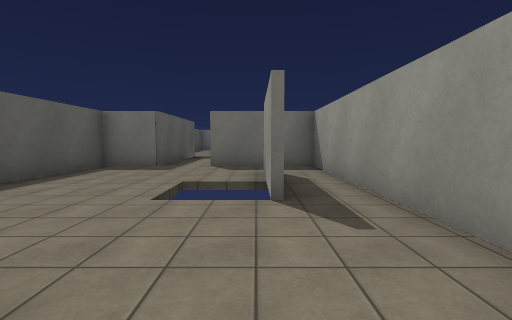
view 1 (above)

15 first-person views from a walk through a scene from a Unity 3-D project. The camera is 1.4 m above the floor, tilts 4° down and sees 85° across. The floor is counted in squares, 2 m on a side. Each view is taken from the middle of a square. On the plan, view 1 faces up. The plan holds only what a view shows up to about 9 squares ahead; the rest is blank. The place goes on beyond the plan. The player character is not drawn. Some animated figures are not drawn. Surface patterns are stand-ins for the level's own textures.

view 2
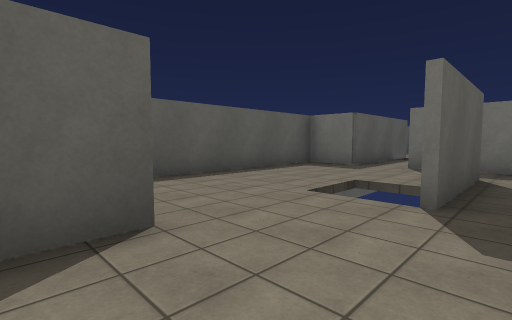

view 3
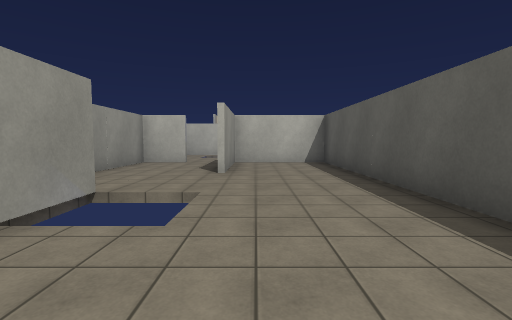

view 4
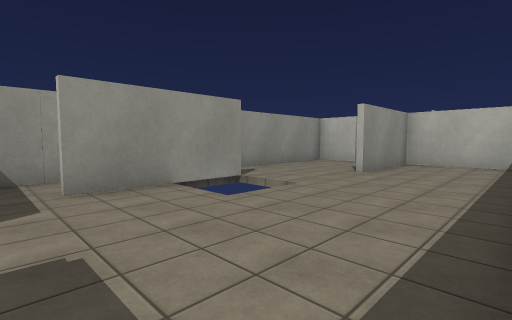

view 5
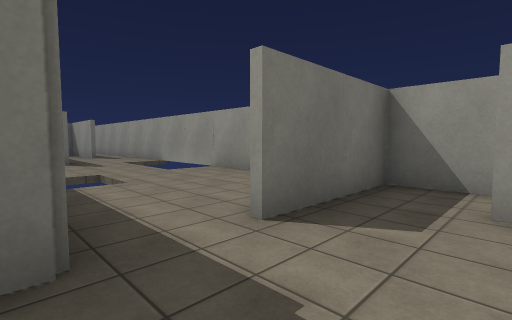

view 6
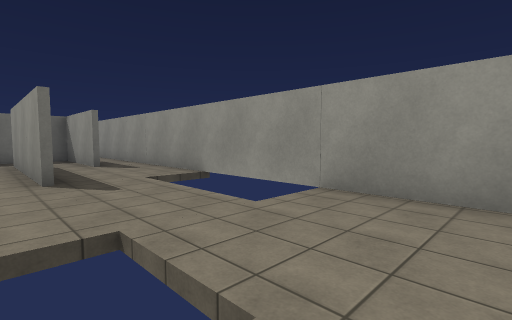

view 7
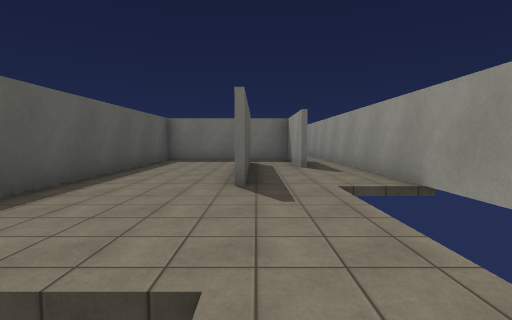

view 8
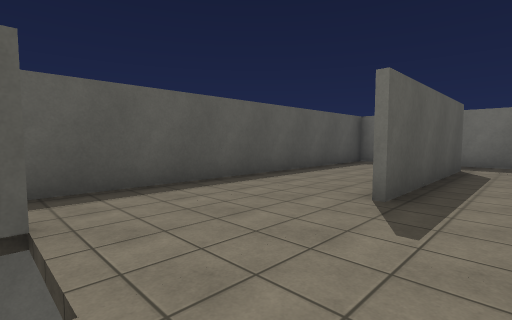

view 9
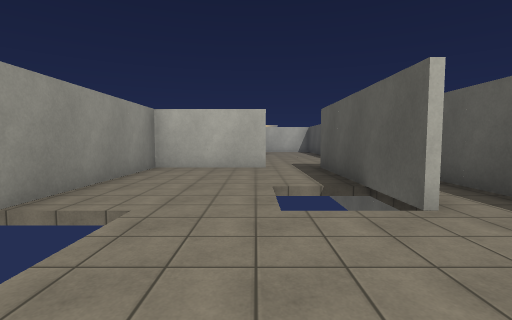

view 10
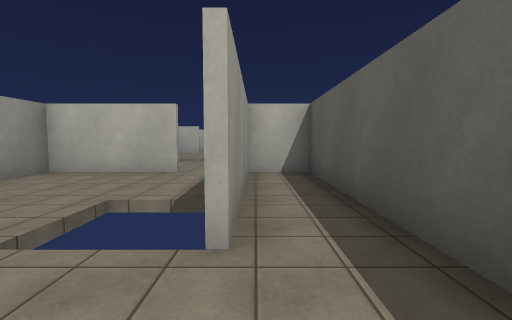

view 11
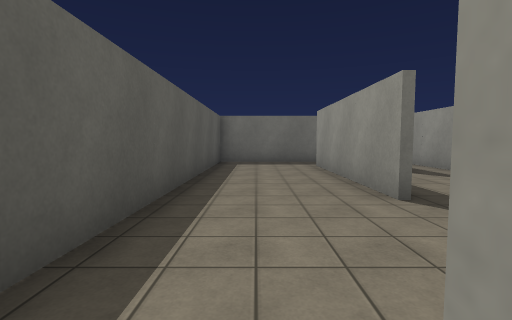

view 12
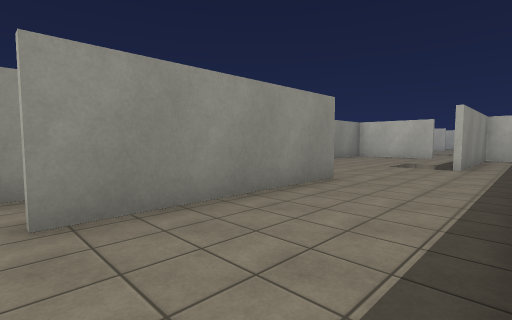

view 13
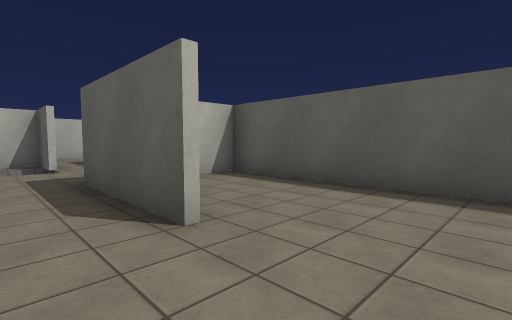

view 14
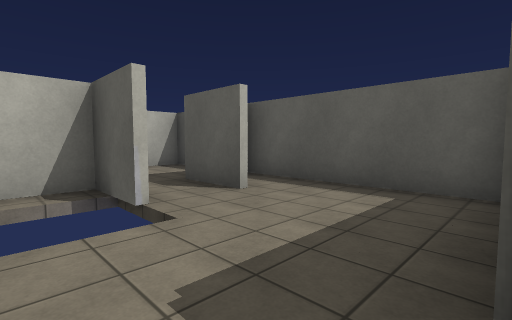

view 15
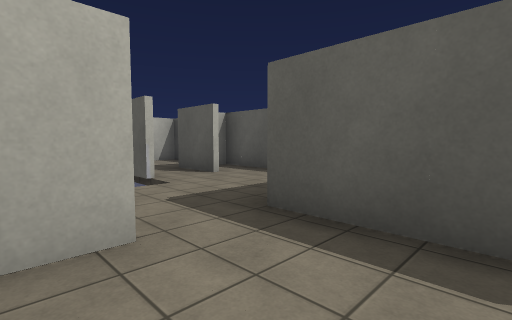

### Floor plan
Ten units are one square. View 1 is at (0, 0); x grows to the right and y downward. Boxes are objects, and circles mark ways between rooms. Rooms are numbered by the first view taken in them; rooms with no view inside come last. Other rooms are left out.
<svg viewBox="-48 -210 69 280">
<path fill="none" stroke="#000" d="M-12 -11 -12 21M3 -64 3 -32M1 19 16 19 16 -80M16 -77 -13 -77M2 -32 2 -62M-27 -77 -43 -77M-42 -81 -42 19 -13 19 -13 -10M-13 -151 -13 -198M-27 -124 -27 -77M2 -181 2 -205M-28 -84 -28 -122M-13 -78 16 -78M-43 -78 -28 -78M-42 -205 -42 -81M16 -80 16 -155M-12 49 -12 64 -1 64M-27 49 -27 65M16 -155 16 -202M-12 -198 -12 -152M-42 21 -42 65"/>
<circle cx="-10" cy="-25" r="3" fill="#2a7"/>
<circle cx="0" cy="-70" r="3" fill="#2a7"/>
<circle cx="0" cy="20" r="3" fill="#2a7"/>
<circle cx="-20" cy="-80" r="3" fill="#2a7"/>
<circle cx="0" cy="-150" r="3" fill="#2a7"/>
<circle cx="-10" cy="35" r="3" fill="#2a7"/>
<circle cx="-30" cy="35" r="3" fill="#2a7"/>
<text x="0" y="-30">1</text>
<text x="-30" y="-30">2</text>
<text x="-20" y="-140">3</text>
<text x="0" y="40">4</text>
<text x="-20" y="40">5</text>
<text x="10" y="-180">6</text>
<text x="-40" y="40">7</text>
</svg>
Room 1 opens to room 2. Room 1 opens to room 4. Room 2 opens to room 3. Room 3 opens to room 6. Room 4 opens to room 5. Room 5 opens to room 7.

Where each view was taken, in squares from view 1:
view 1: 0 up, 0 right, facing up
view 2: 0 up, 1 right, facing up-left
view 3: 7 up, 2 left, facing down
view 4: 7 up, 4 left, facing down-right
view 5: 6 up, 3 left, facing up-right
view 6: 10 up, 2 left, facing up-right
view 7: 11 up, 1 left, facing up
view 8: 12 up, 0 right, facing up-left
view 9: 15 up, 1 left, facing down
view 10: 14 up, 3 left, facing down
view 11: 12 up, 3 left, facing up
view 12: 20 up, 4 left, facing down-right
view 13: 3 up, 0 right, facing down-left
view 14: 2 down, 0 right, facing down-left
view 15: 0 up, 1 right, facing down-left
